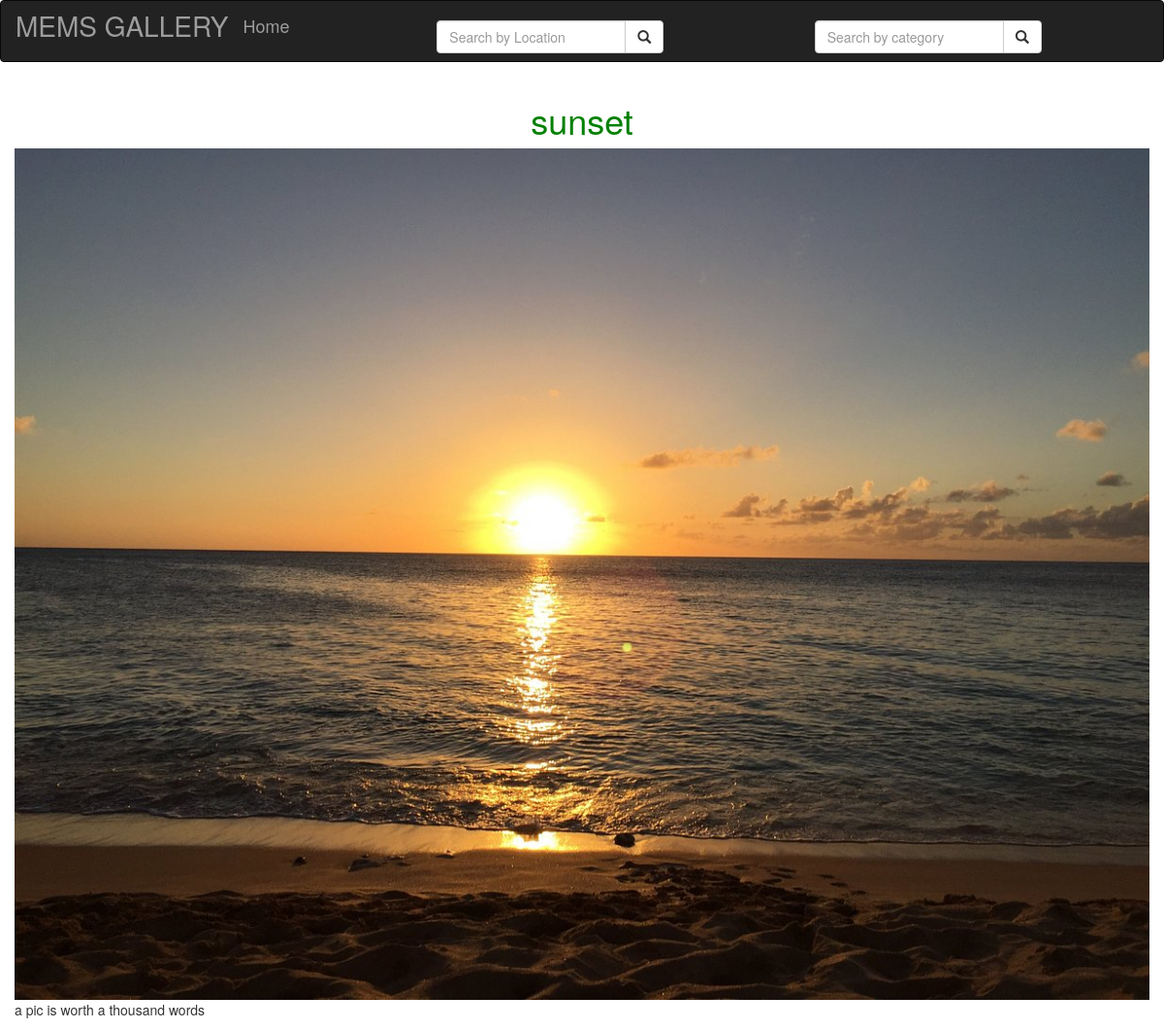
Screenshot of /images/3 with the database file from the repository.
### mems/models.py (models this page shows, shortened)
class Image(models.Model):
    image = models.ImageField(upload_to = 'images/', default='')
    name = models.CharField(max_length=30)
    description = models.TextField(max_length=120)
    location = models.ForeignKey(Location, on_delete=models.CASCADE)
    category = models.ForeignKey(Category,on_delete=models.CASCADE)

### mems/views.py (the view)
# urls.py: re_path(r'^images/(\d+)',views.image,name ='image')
def image(request, id):
    try:
        image = Image.objects.get(pk = id)
    except ObjectDoesNotExist:
        raise Http404()
    return render(request, 'image.html', {"image": image})

### mems/templates/image.html
{%extends 'base.html'%}
 {% block content %}
 <div class="container">
    <div class="row">
        <h1 class="text-center">{{image.name}}</h1>
    </div>
   <div class="row">
     <img src="{{image.image.url}}"  class="img-responsive" alt="">
   </div>
    <div class="row">
     <p>{{image.description}}</p>
    </div>
 </div>
 {% endblock %}

### static/css/basenews.css (style rules this page uses)
h1 { color: green; }

### rows the page displays
Image: name "sunset", image (picture), description "a pic is worth a thousand words"
